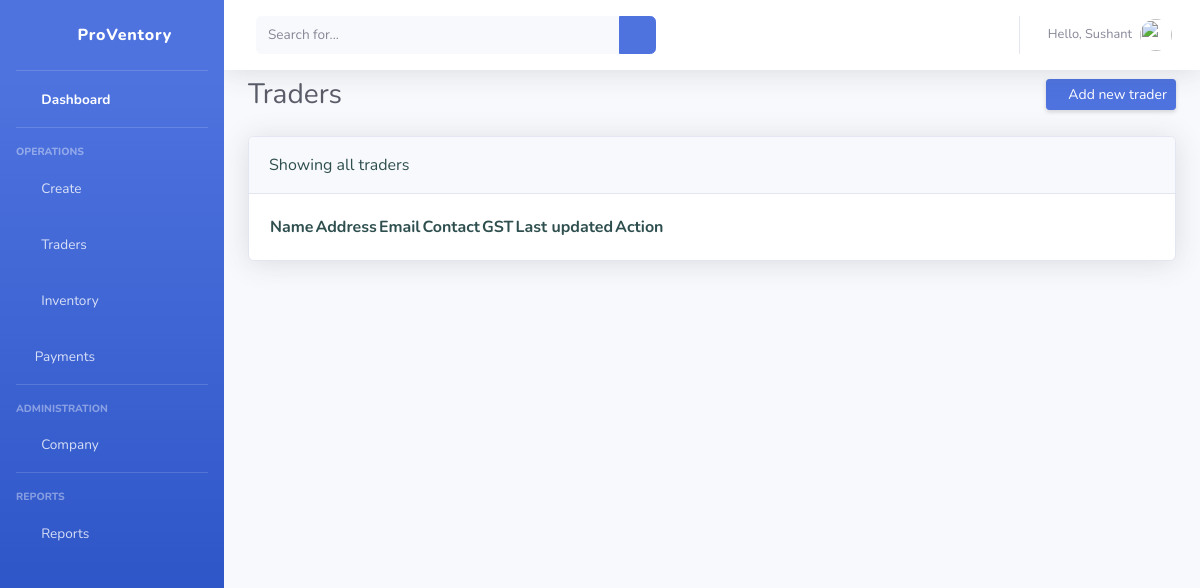
Page /view-trader/ (signed in) on the earlier database version.
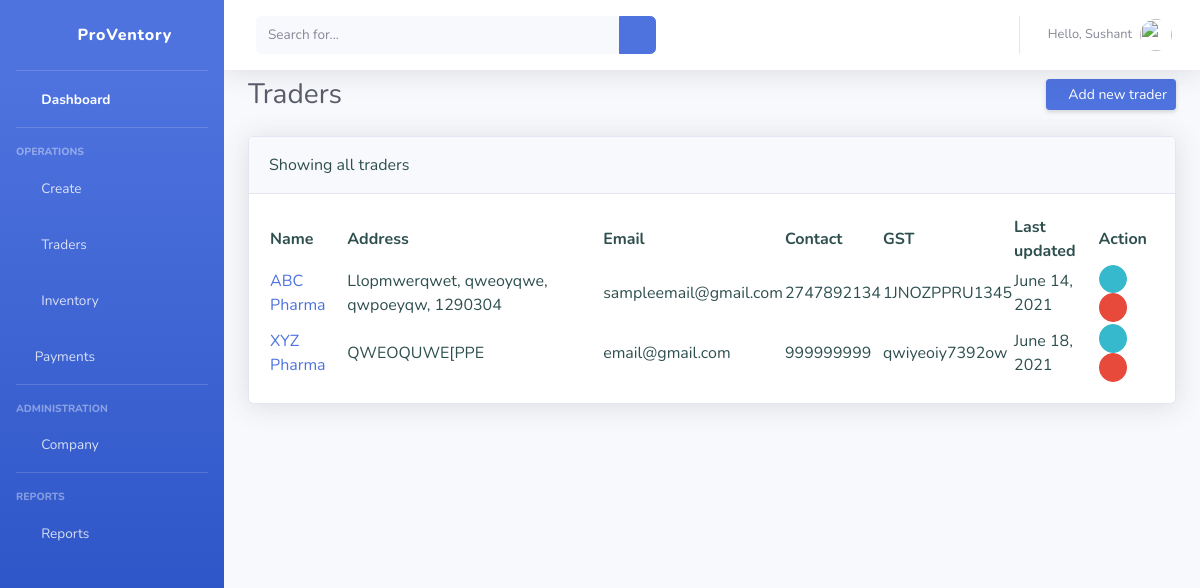
Same page on the later database version.
### dashboard/models.py (models this page shows, shortened)
class Trader(models.Model):
    name = models.CharField(max_length=100, null=True)
    address = models.CharField(max_length=200, null=True)
    email = models.EmailField(null=True)
    contact = models.CharField(max_length=50, null=True)
    gstin = models.CharField(max_length=20, null=True)
    date_added = models.DateField(auto_now=True)

### dashboard/views.py (the view)
# urls.py: path('view-trader/', views.viewTrader, name='view-trader'),
@login_required(login_url='login')
def viewTrader(request):
    pageTitle = "Traders | ProVentory - IMS"
    pageHeading = "Traders"
    createButtonText = "Add new trader"
    traders = Trader.objects.all()
    context = {
        "title": pageTitle,
        "heading": pageHeading,
        "createButtonText": createButtonText,
        "traders": traders,
    }
    return render(request, "dashboard/view-trader.html", context)

### templates/dashboard/view-trader.html (shortened to what this page needs)
{% extends 'partials/base.html' %}
{% block pageheading %} {{ heading }} {% endblock %}
{% block createbutton %}
<a href="{% url 'create-trader' %}" class="d-none d-sm-inline-block btn btn-sm btn-primary shadow-sm"><i class="fas fa-user-plus fa-sm text-white-50"></i> {{ createButtonText }}</a>
{% endblock %}
{%block content %}
{% if user.is_authenticated and user.is_staff %}
<div class="row">
    <div class="col-md-12">
        <div class="card shadow mb-4">
            <div class="card-header py-3">
                Showing all traders
            </div>
            <div class="card-body">
                <table id="tradertable" class="display compact">
            <thead>
            <tr>
                <th>
                    Name
                </th>
                <th>
                    Address
                </th>
                <th>
                    Email
                </th>
                <th>
                    Contact
                </th>
                <th>
                    GST
                </th>
                <th>
                    Last updated
                </th>
                <th>
                    Action
                </th>
            </tr>
            </thead>
            <tbody>
            {% for trader in traders %}
            <tr>
                <td><a href="{% url 'update-trader' trader.id %}">{{ trader.name }}</a></td>
                <td>{{ trader.address }}</td>
                <td>{{ trader.email }}</td>
                <td>{{ trader.contact }}</td>
                <td>{{ trader.gstin }}</td>
                <td>{{ trader.date_added }}</td>
                <td>
                    <a href="{% url 'update-trader' trader.id %}" class="btn btn-info btn-circle btn-sm"><i class="fas fa-pen"></i></a>
                    <a href="{% url 'delete-trader' trader.id %}" class="btn btn-danger btn-circle btn-sm"><i class="fas fa-trash"></i></a>
                </td>
            </tr>
            {% endfor %}
            </tbody>
        </table>
            </div>
        </div>
    </div>
</div>
{% endif %}
{% endblock %}

Differences in the rows shown:
added Trader: name "ABC Pharma", address "Llopmwerqwet, qweoyqwe, qwpoeyqw, 1290304", email "sampleemail@gmail.com", contact "2747892134", gstin "1JNOZPPRU1345", date_added "June 14, 2021"
added Trader: name "XYZ Pharma", address "QWEOQUWE[PPE", email "email@gmail.com", contact "999999999", gstin "qwiyeoiy7392ow", date_added "June 18, 2021"
